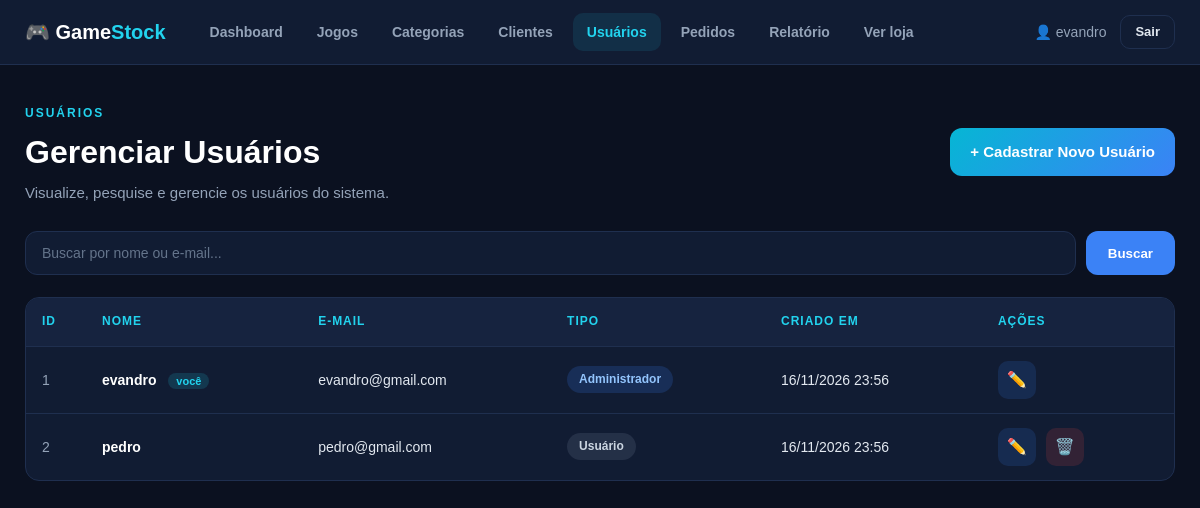
/admin/views/ver_usuarios.php (signed in), run on the app's committed database.
### tables this page shows
CREATE TABLE usuarios (
    id INT AUTO_INCREMENT PRIMARY KEY,
    nome VARCHAR(100) NOT NULL,
    email VARCHAR(150) UNIQUE NOT NULL,
    senha VARCHAR(255) NOT NULL,
    tipo ENUM('admin', 'user') DEFAULT 'user',
    created_at TIMESTAMP DEFAULT CURRENT_TIMESTAMP,
    updated_at TIMESTAMP DEFAULT CURRENT_TIMESTAMP ON UPDATE CURRENT_TIMESTAMP
);

### admin/config/conexao.php (called while the page is built, shortened)
<?php
class Conexao
{
    private static ?PDO $instancia = null;
    public static function getInstance(): PDO
    {
        if (self::$instancia === null) {
            try {
                self::$instancia = new PDO(
                    'mysql:host=' . self::HOST . ';dbname=' . self::BANCO . ';charset=utf8mb4',
                    self::USUARIO,
                    self::SENHA,
                    [
                        PDO::ATTR_ERRMODE            => PDO::ERRMODE_EXCEPTION,
                        PDO::ATTR_DEFAULT_FETCH_MODE => PDO::FETCH_ASSOC,
                    ]
                );
            } catch (PDOException $e) {
                http_response_code(500);
                exit('Erro! Não foi possível conectar ao banco. Importe o arquivo database.sql e confira o admin/config/conexao.php. Detalhe: '
                    . htmlspecialchars($e->getMessage(), ENT_QUOTES, 'UTF-8'));
            }
        }
        return self::$instancia;
    }
}
function e($valor): string
{
    return htmlspecialchars((string)$valor, ENT_QUOTES, 'UTF-8');
}
function data_br($data): string
{
    return $data ? date('d/m/Y H:i', strtotime($data)) : '-';
}
function usuario_logado(): ?array
{
    return $_SESSION['usuario'] ?? null;
}

### admin/models/usuarios.php (called while the page is built, shortened)
<?php
require_once __DIR__ . '/../config/conexao.php';
class Usuario
{
    private $pdo;
    public function __construct()
    {
        $this->pdo = Conexao::getInstance();
    }
    public function listar(): array
    {
        return $this->pdo->query(
            "SELECT id, nome, email, tipo, created_at, updated_at FROM usuarios ORDER BY nome ASC"
        )->fetchAll();
    }
}

### admin/views/ver_usuarios.php (the view, shortened to what this page needs)
<?php
require_once __DIR__ . '/../models/usuarios.php';
$model    = new Usuario();
$busca    = trim($_GET['buscar'] ?? '');
$usuarios = $busca !== '' ? $model->buscar($busca) : $model->listar();
$meuId    = (int)usuario_logado()['id'];
?>
<!DOCTYPE html>
<html lang="pt-br">
<head>
    <link rel="stylesheet" href="../public/css/style.css">
</head>
<body>
<header class="topbar">
    <div class="topbar-inner">
        <a class="brand" href="dashboard.php">🎮 Game<span>Stock</span></a>
        <nav class="nav">
            <a href="dashboard.php" class="">Dashboard</a>
            <a href="gerenciar_games.php" class="">Jogos</a>
            <a href="ver_categorias.php" class="">Categorias</a>
            <a href="ver_clientes.php" class="">Clientes</a>
            <a href="ver_usuarios.php" class="active">Usuários</a>
            <a href="ver_pedidos.php" class="">Pedidos</a>
            <a href="relatorio_vendas.php" class="">Relatório</a>
            <a href="../../loja/views/loja.php">Ver loja</a>
        </nav>
        <div class="topbar-user">
            <span>👤 <?= e(usuario_logado()['nome']) ?></span>
            <a href="../controllers/logout.php" class="btn-ghost">Sair</a>
        </div>
    </div>
</header>
<div class="page-container">
    <div class="page-header">
        <div>
            <span class="page-tag">USUÁRIOS</span>
            <h1>Gerenciar Usuários</h1>
            <p>Visualize, pesquise e gerencie os usuários do sistema.</p>
        </div>
        <a href="cadastrar_usuario.php" class="btn-primary">+ Cadastrar Novo Usuário</a>
    </div>
    <div class="search-box">
        <form method="GET" action="">
            <input type="text" name="buscar" placeholder="Buscar por nome ou e-mail..." value="<?= e($busca) ?>">
            <button type="submit" class="btn-search">Buscar</button>
        </form>
    </div>
    <div class="table-container">
        <table>
            <thead>
                <tr>
                    <th>ID</th>
                    <th>Nome</th>
                    <th>E-mail</th>
                    <th>Tipo</th>
                    <th>Criado em</th>
                    <th>Ações</th>
                </tr>
            </thead>
            <tbody>
            <?php if ($usuarios): ?>
                <?php foreach ($usuarios as $u): ?>
                    <tr>
                        <td class="id-column"><?= (int)$u['id'] ?></td>
                        <td class="game-title">
                            <?= e($u['nome']) ?>
                            <?php if ((int)$u['id'] === $meuId): ?><span class="tag-voce">você</span><?php endif; ?>
                        </td>
                        <td><?= e($u['email']) ?></td>
                        <td><span class="badge badge-<?= e($u['tipo']) ?>"><?= $u['tipo'] === 'admin' ? 'Administrador' : 'Usuário' ?></span></td>
                        <td><?= e(data_br($u['created_at'])) ?></td>
                        <td class="actions">
                            <a href="editar_usuario.php?id=<?= (int)$u['id'] ?>" class="action-edit" title="Editar usuário">✏️</a>
                            <?php if ((int)$u['id'] !== $meuId): ?>
                                <button type="button" class="action-delete" title="Excluir usuário"
                                        data-excluir data-id="<?= (int)$u['id'] ?>" data-nome="<?= e($u['nome']) ?>">🗑️</button>
                            <?php endif; ?>
                        </td>
                    </tr>
                <?php endforeach; ?>
            <?php else: ?>
                <tr><td colspan="6" class="empty-message">Nenhum usuário encontrado.</td></tr>
            <?php endif; ?>
            </tbody>
        </table>
    </div>
</div>
</body>
</html>

### admin/public/css/style.css (style rules this page uses)
:root { --bg: #0b1120; --painel: #111c33; --painel-2: #16233f; --borda: #1f2f4f; --texto: #e2e8f0; --texto-suave: #94a3b8; --ciano: #22d3ee; --azul: #3b82f6; --verde: #22c55e; --amarelo: #f59e0b; --vermelho: #ef4444; --raio: 14px; }
* { margin: 0; padding: 0; box-sizing: border-box; }
body { font-family: Arial, Helvetica, sans-serif; background: var(--bg); color: var(--texto); min-height: 100vh; line-height: 1.45; }
a { color: inherit; }
.page-container { width: 100%; max-width: 1400px; margin: 0 auto; padding: 35px 25px 60px; }
.topbar { background: var(--painel); border-bottom: 1px solid var(--borda); position: sticky; top: 0; z-index: 20; }
.topbar-inner { max-width: 1400px; margin: 0 auto; padding: 0 25px; height: 64px; display: flex; align-items: center; gap: 30px; }
.brand { font-size: 20px; font-weight: bold; color: #fff; text-decoration: none; white-space: nowrap; }
.brand span { color: var(--ciano); }
.nav { display: flex; gap: 6px; flex: 1; }
.nav a { text-decoration: none; color: var(--texto-suave); padding: 9px 14px; border-radius: 10px; font-size: 14px; font-weight: bold; transition: .2s; }
.nav a.active { color: var(--ciano); background: rgba(34, 211, 238, .1); }
.topbar-user { display: flex; align-items: center; gap: 14px; font-size: 14px; color: var(--texto-suave); white-space: nowrap; }
.btn-ghost { text-decoration: none; border: 1px solid var(--borda); padding: 7px 14px; border-radius: 10px; color: var(--texto); font-size: 13px; font-weight: bold; transition: .2s; }
.page-header { display: flex; align-items: center; justify-content: space-between; gap: 30px; margin-bottom: 28px; }
.page-header h1 { color: #fff; font-size: 32px; margin: 6px 0; }
.page-header p { color: var(--texto-suave); font-size: 15px; }
.page-tag { color: var(--ciano); font-size: 12px; font-weight: bold; letter-spacing: 2px; }
.btn-primary { display: inline-block; background: linear-gradient(135deg, #06b6d4, #3b82f6); color: #fff; text-decoration: none; border: none; cursor: pointer; font-size: 15px; font-weight: bold; padding: 13px 20px; border-radius: 12px; transition: .25s; white-space: nowrap; }
.search-box { margin-bottom: 22px; }
.search-box form { display: flex; gap: 10px; flex-wrap: wrap; }
.search-box input, .search-box select { background: var(--painel); border: 1px solid var(--borda); color: var(--texto); padding: 13px 16px; border-radius: 12px; font-size: 14px; outline: none; transition: .2s; }
.search-box input { flex: 1; min-width: 220px; }
.search-box input::placeholder { color: #64748b; }
.btn-search { background: var(--azul); color: #fff; border: none; padding: 13px 22px; border-radius: 12px; font-weight: bold; cursor: pointer; transition: .2s; }
.table-container { background: var(--painel); border: 1px solid var(--borda); border-radius: var(--raio); overflow-x: auto; }
table { width: 100%; border-collapse: collapse; }
thead { background: var(--painel-2); }
th { text-align: left; padding: 15px 16px; font-size: 12px; letter-spacing: 1px; text-transform: uppercase; color: var(--ciano); white-space: nowrap; }
td { padding: 14px 16px; border-top: 1px solid var(--borda); font-size: 14px; vertical-align: middle; }
tbody tr { transition: background .2s; }
.id-column { color: var(--texto-suave); width: 60px; }
.game-title { font-weight: bold; color: #fff; }
.badge { display: inline-block; padding: 5px 12px; border-radius: 999px; font-size: 12px; font-weight: bold; }
.badge-admin { background: rgba(59, 130, 246, .18); color: #93c5fd; }
.badge-user { background: rgba(148, 163, 184, .15); color: #cbd5e1; }
.tag-voce { margin-left: 8px; padding: 2px 8px; border-radius: 999px; font-size: 11px; background: rgba(34, 211, 238, .15); color: var(--ciano); }
.actions { white-space: nowrap; }
.actions a, .actions button { display: inline-flex; align-items: center; justify-content: center; width: 38px; height: 38px; border-radius: 10px; border: none; cursor: pointer; text-decoration: none; font-size: 16px; margin-right: 6px; transition: .2s; }
.action-edit { background: rgba(59, 130, 246, .15); }
.action-delete { background: rgba(239, 68, 68, .15); }

### data on the page
usuarios: nome "evandro", id "1", shows "você", email "evandro@gmail.com", tipo "Administrador", created_at "16/11/2026 23:56"
usuarios: id "2", nome "pedro", email "pedro@gmail.com", tipo "Usuário", created_at "16/11/2026 23:56"
